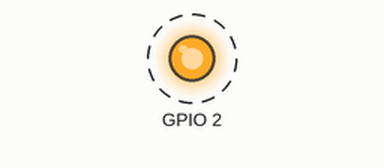
Simulated run of this sketch. Board: ESP32-C6. Parts: output pins drawn as LEDs (lit = HIGH). Dashed ring = blinking.

Above: at 0.2 s.
Timing chart, 0 to 3.0 s (numbered marks = the images above):
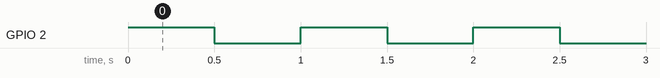

Measured:
- by itself, GPIO 2: alternates HIGH for 0.50 s and LOW for 0.50 s

The sketch:

example_1.ino
```cpp
// Blinks an external LED connected to GPIO0 (D0) at a 1 Hz rate using the ESP32 Arduino core.
//
// Buy this module: https://shillehtek.com/products/xiao-seeed-esp32c6-pre-soldered-with-usb-c-cable
// Full manual: https://shillehtek.com/blogs/shillehtek-product-manuals/xiao-seeed-esp32c6-pre-soldered-with-usb-c-cable-manual
// More examples: https://github.com/shillehbean/shillehtek-examples
//

// XIAO ESP32-C6 - Blink an external LED on D0
// Board: "XIAO_ESP32C6" in the Arduino IDE (esp32 core v3+)

#define LED_PIN D0   // GPIO0

void setup() {
  pinMode(LED_PIN, OUTPUT);
}

void loop() {
  digitalWrite(LED_PIN, HIGH);
  delay(500);
  digitalWrite(LED_PIN, LOW);
  delay(500);
}
```
